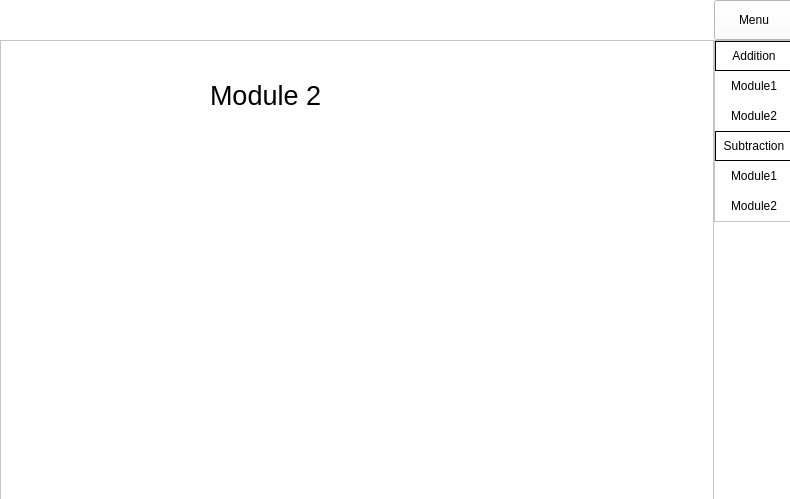
<?xml version="1.0" encoding="UTF-8"?>
<ui version="4.0">
 <class>learningScreen</class>
 <widget class="QWidget" name="learningScreen">
  <property name="geometry">
   <rect>
    <x>0</x>
    <y>0</y>
    <width>790</width>
    <height>499</height>
   </rect>
  </property>
  <property name="windowTitle">
   <string>Form</string>
  </property>
  <widget class="QFrame" name="topFrame">
   <property name="geometry">
    <rect>
     <x>0</x>
     <y>0</y>
     <width>794</width>
     <height>40</height>
    </rect>
   </property>
   <property name="maximumSize">
    <size>
     <width>16777215</width>
     <height>40</height>
    </size>
   </property>
   <property name="frameShape">
    <enum>QFrame::NoFrame</enum>
   </property>
   <property name="frameShadow">
    <enum>QFrame::Raised</enum>
   </property>
   <layout class="QHBoxLayout" name="horizontalLayout">
    <property name="spacing">
     <number>0</number>
    </property>
    <property name="leftMargin">
     <number>0</number>
    </property>
    <property name="topMargin">
     <number>0</number>
    </property>
    <property name="rightMargin">
     <number>0</number>
    </property>
    <property name="bottomMargin">
     <number>0</number>
    </property>
    <item>
     <widget class="QFrame" name="topLeftFrame">
      <property name="styleSheet">
       <string notr="true">background-color: rgb(255, 255, 255);</string>
      </property>
      <property name="frameShape">
       <enum>QFrame::NoFrame</enum>
      </property>
      <property name="frameShadow">
       <enum>QFrame::Raised</enum>
      </property>
     </widget>
    </item>
    <item>
     <widget class="QFrame" name="topRightFrame">
      <property name="maximumSize">
       <size>
        <width>80</width>
        <height>16777215</height>
       </size>
      </property>
      <property name="styleSheet">
       <string notr="true">background-color: rgb(255, 255, 255);</string>
      </property>
      <property name="frameShape">
       <enum>QFrame::NoFrame</enum>
      </property>
      <property name="frameShadow">
       <enum>QFrame::Raised</enum>
      </property>
      <layout class="QVBoxLayout" name="verticalLayout_2">
       <property name="spacing">
        <number>0</number>
       </property>
       <property name="leftMargin">
        <number>0</number>
       </property>
       <property name="topMargin">
        <number>0</number>
       </property>
       <property name="rightMargin">
        <number>0</number>
       </property>
       <property name="bottomMargin">
        <number>0</number>
       </property>
       <item>
        <widget class="QPushButton" name="menuBtn">
         <property name="sizePolicy">
          <sizepolicy hsizetype="Expanding" vsizetype="Expanding">
           <horstretch>0</horstretch>
           <verstretch>0</verstretch>
          </sizepolicy>
         </property>
         <property name="styleSheet">
          <string notr="true">border:1px sold;
QPushButton{
	color: rgb(0, 0, 0);
	background-color: rgb(255, 255, 255);
}
QPushButton:hover{
	color: rgb(255, 255, 255);
	background-color: rgb(0,0,0);
}</string>
         </property>
         <property name="text">
          <string>Menu</string>
         </property>
        </widget>
       </item>
      </layout>
     </widget>
    </item>
   </layout>
  </widget>
  <widget class="QFrame" name="bottomFrame">
   <property name="geometry">
    <rect>
     <x>0</x>
     <y>40</y>
     <width>794</width>
     <height>462</height>
    </rect>
   </property>
   <property name="maximumSize">
    <size>
     <width>16777215</width>
     <height>16777215</height>
    </size>
   </property>
   <property name="styleSheet">
    <string notr="true">background-color: rgb(255, 255, 255);</string>
   </property>
   <property name="frameShape">
    <enum>QFrame::NoFrame</enum>
   </property>
   <property name="frameShadow">
    <enum>QFrame::Raised</enum>
   </property>
   <layout class="QHBoxLayout" name="horizontalLayout_2">
    <property name="spacing">
     <number>0</number>
    </property>
    <property name="leftMargin">
     <number>0</number>
    </property>
    <property name="topMargin">
     <number>0</number>
    </property>
    <property name="rightMargin">
     <number>0</number>
    </property>
    <property name="bottomMargin">
     <number>0</number>
    </property>
    <item>
     <widget class="QFrame" name="bottomLeftFrame">
      <property name="styleSheet">
       <string notr="true">background-color: rgb(255, 255, 255);</string>
      </property>
      <property name="frameShape">
       <enum>QFrame::StyledPanel</enum>
      </property>
      <property name="frameShadow">
       <enum>QFrame::Raised</enum>
      </property>
      <layout class="QVBoxLayout" name="verticalLayout_4">
       <item>
        <widget class="QStackedWidget" name="stackedWidget">
         <property name="sizePolicy">
          <sizepolicy hsizetype="Expanding" vsizetype="Expanding">
           <horstretch>0</horstretch>
           <verstretch>0</verstretch>
          </sizepolicy>
         </property>
         <property name="currentIndex">
          <number>1</number>
         </property>
         <widget class="QWidget" name="page_3">
          <property name="sizePolicy">
           <sizepolicy hsizetype="Preferred" vsizetype="Preferred">
            <horstretch>0</horstretch>
            <verstretch>0</verstretch>
           </sizepolicy>
          </property>
          <widget class="QFrame" name="frame">
           <property name="geometry">
            <rect>
             <x>90</x>
             <y>20</y>
             <width>531</width>
             <height>371</height>
            </rect>
           </property>
           <property name="frameShape">
            <enum>QFrame::StyledPanel</enum>
           </property>
           <property name="frameShadow">
            <enum>QFrame::Raised</enum>
           </property>
           <widget class="QLabel" name="label">
            <property name="geometry">
             <rect>
              <x>110</x>
              <y>20</y>
              <width>301</width>
              <height>31</height>
             </rect>
            </property>
            <property name="font">
             <font>
              <pointsize>20</pointsize>
             </font>
            </property>
            <property name="text">
             <string>Module 1</string>
            </property>
           </widget>
           <widget class="QLabel" name="label_3">
            <property name="geometry">
             <rect>
              <x>80</x>
              <y>90</y>
              <width>411</width>
              <height>251</height>
             </rect>
            </property>
            <property name="text">
             <string>Context</string>
            </property>
           </widget>
          </widget>
         </widget>
         <widget class="QWidget" name="page_4">
          <widget class="QLabel" name="label_4">
           <property name="geometry">
            <rect>
             <x>200</x>
             <y>30</y>
             <width>301</width>
             <height>31</height>
            </rect>
           </property>
           <property name="font">
            <font>
             <pointsize>20</pointsize>
            </font>
           </property>
           <property name="text">
            <string>Module 2</string>
           </property>
          </widget>
         </widget>
        </widget>
       </item>
      </layout>
     </widget>
    </item>
    <item alignment="Qt::AlignTop">
     <widget class="QFrame" name="ButtomRight">
      <property name="minimumSize">
       <size>
        <width>80</width>
        <height>0</height>
       </size>
      </property>
      <property name="maximumSize">
       <size>
        <width>80</width>
        <height>16777215</height>
       </size>
      </property>
      <property name="styleSheet">
       <string notr="true">alternate-background-color: rgb(255, 255, 255);</string>
      </property>
      <property name="frameShape">
       <enum>QFrame::StyledPanel</enum>
      </property>
      <property name="frameShadow">
       <enum>QFrame::Raised</enum>
      </property>
      <layout class="QVBoxLayout" name="verticalLayout_3">
       <property name="spacing">
        <number>0</number>
       </property>
       <property name="leftMargin">
        <number>0</number>
       </property>
       <property name="topMargin">
        <number>0</number>
       </property>
       <property name="rightMargin">
        <number>0</number>
       </property>
       <property name="bottomMargin">
        <number>0</number>
       </property>
       <item>
        <widget class="QLabel" name="label_2">
         <property name="minimumSize">
          <size>
           <width>0</width>
           <height>30</height>
          </size>
         </property>
         <property name="styleSheet">
          <string notr="true">border:1px solid;</string>
         </property>
         <property name="text">
          <string>Addition</string>
         </property>
         <property name="alignment">
          <set>Qt::AlignCenter</set>
         </property>
        </widget>
       </item>
       <item>
        <widget class="QPushButton" name="addModule1Btn">
         <property name="minimumSize">
          <size>
           <width>0</width>
           <height>30</height>
          </size>
         </property>
         <property name="styleSheet">
          <string notr="true">QPushButton{	
color: rgb(0, 0, 0);
	background-color: rgb(255, 255, 255);
border:0px solid;
}
QPushButton:hover{
	color: rgb(255, 255, 255);
	background-color: rgb(0,0,0);
}</string>
         </property>
         <property name="text">
          <string>Module1</string>
         </property>
        </widget>
       </item>
       <item>
        <widget class="QPushButton" name="addModule2Btn">
         <property name="minimumSize">
          <size>
           <width>0</width>
           <height>30</height>
          </size>
         </property>
         <property name="autoFillBackground">
          <bool>false</bool>
         </property>
         <property name="styleSheet">
          <string notr="true">QPushButton{	
color: rgb(0, 0, 0);
	background-color: rgb(255, 255, 255);
border:0px solid;
}
QPushButton:hover{
	color: rgb(255, 255, 255);
	background-color: rgb(0,0,0);
}</string>
         </property>
         <property name="text">
          <string>Module2</string>
         </property>
        </widget>
       </item>
       <item>
        <widget class="QLabel" name="subLabel">
         <property name="minimumSize">
          <size>
           <width>0</width>
           <height>30</height>
          </size>
         </property>
         <property name="styleSheet">
          <string notr="true">border:1px solid;</string>
         </property>
         <property name="text">
          <string>Subtraction</string>
         </property>
         <property name="alignment">
          <set>Qt::AlignCenter</set>
         </property>
        </widget>
       </item>
       <item>
        <widget class="QPushButton" name="subModule1Btn">
         <property name="minimumSize">
          <size>
           <width>0</width>
           <height>30</height>
          </size>
         </property>
         <property name="styleSheet">
          <string notr="true">QPushButton{	
color: rgb(0, 0, 0);
	background-color: rgb(255, 255, 255);
border:0px solid;
}
QPushButton:hover{
	color: rgb(255, 255, 255);
	background-color: rgb(0,0,0);
}</string>
         </property>
         <property name="text">
          <string>Module1</string>
         </property>
        </widget>
       </item>
       <item>
        <widget class="QPushButton" name="subModule2Btn">
         <property name="minimumSize">
          <size>
           <width>0</width>
           <height>30</height>
          </size>
         </property>
         <property name="styleSheet">
          <string notr="true">QPushButton{	
color: rgb(0, 0, 0);
	background-color: rgb(255, 255, 255);
border:0px solid;
}
QPushButton:hover{
	color: rgb(255, 255, 255);
	background-color: rgb(0,0,0);
}</string>
         </property>
         <property name="text">
          <string>Module2</string>
         </property>
        </widget>
       </item>
      </layout>
     </widget>
    </item>
   </layout>
  </widget>
 </widget>
 <resources/>
 <connections/>
</ui>
